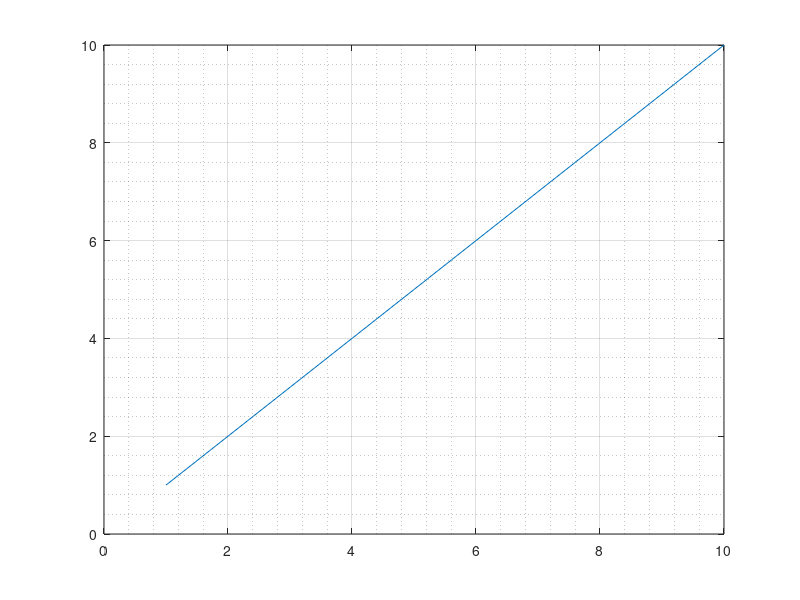

Write MATLAB code to recreate this figure. (Note: this script raises an error after producing the figure.)
%=============================================================================
% Copyright (c) 2016-present Allan CORNET (Nelson)
%=============================================================================
% This file is part of Nelson.
%=============================================================================
% LICENCE_BLOCK_BEGIN
% SPDX-License-Identifier: LGPL-3.0-or-later
% LICENCE_BLOCK_END
%=============================================================================
% <--ADV-CLI MODE-->
%=============================================================================
% A grid *Mode flag is 'auto' until the matching value is set, which flips it
% to 'manual'. Setting the mode back to 'auto' keeps the value (verified against
% the reference: GridAlpha stays at the manual value after GridAlphaMode='auto').
%=============================================================================
f = figure('Visible', 'off');
ax = axes('Parent', f);
plot(ax, 1:10, 1:10);
grid(ax, 'on');
grid(ax, 'minor');
drawnow();
%=============================================================================
% defaults (match the reference)
assert_isequal(char(ax.GridAlphaMode), 'auto');
assert_isequal(ax.GridAlpha, 0.15);
assert_isequal(char(ax.GridLineWidthMode), 'auto');
assert_isequal(ax.GridLineWidth, 0.5);
assert_isequal(char(ax.MinorGridAlphaMode), 'auto');
assert_isequal(ax.MinorGridAlpha, 0.15);
assert_isequal(char(ax.MinorGridLineWidthMode), 'auto');
assert_isequal(ax.MinorGridLineWidth, 0.5);
%=============================================================================
% setting GridAlpha flips the mode to manual and changes the render
dl0 = char(__web_display_list__(f));
ax.GridAlpha = 0.9;
assert_isequal(char(ax.GridAlphaMode), 'manual');
drawnow();
dl1 = char(__web_display_list__(f));
assert_istrue(~isequal(dl0, dl1));
%=============================================================================
% mode back to 'auto' keeps alpha and color but resets line widths to 0.5 (the reference)
ax.GridAlphaMode = 'auto';
drawnow();
assert_isequal(ax.GridAlpha, 0.9);
assert_isequal(char(ax.GridAlphaMode), 'auto');
%=============================================================================
ax.GridLineWidth = 3.0;
assert_isequal(char(ax.GridLineWidthMode), 'manual');
ax.GridLineWidthMode = 'auto';
assert_isequal(ax.GridLineWidth, 0.5);
%=============================================================================
ax.MinorGridAlpha = 0.8;
assert_isequal(char(ax.MinorGridAlphaMode), 'manual');
ax.MinorGridAlphaMode = 'auto';
assert_isequal(ax.MinorGridAlpha, 0.8);
%=============================================================================
ax.MinorGridLineWidth = 2.5;
assert_isequal(char(ax.MinorGridLineWidthMode), 'manual');
ax.MinorGridLineWidthMode = 'auto';
assert_isequal(ax.MinorGridLineWidth, 0.5);
%=============================================================================
close(f);
%=============================================================================
